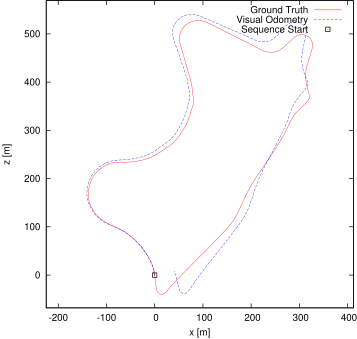

Write gnuplot code to recreate this figure.
set term postscript eps enhanced color
set output "09.eps"
set size ratio -1
set xrange [-225:412]
set yrange [-68:569]
set xlabel "x [m]"
set ylabel "z [m]"
plot "09.txt" using 1:2 lc rgb "#FF0000" title 'Ground Truth' w lines,"09.txt" using 3:4 lc rgb "#0000FF" title 'Visual Odometry' w lines,"< head -1 09.txt" using 1:2 lc rgb "#000000" pt 4 ps 1 lw 2 title 'Sequence Start' w points
